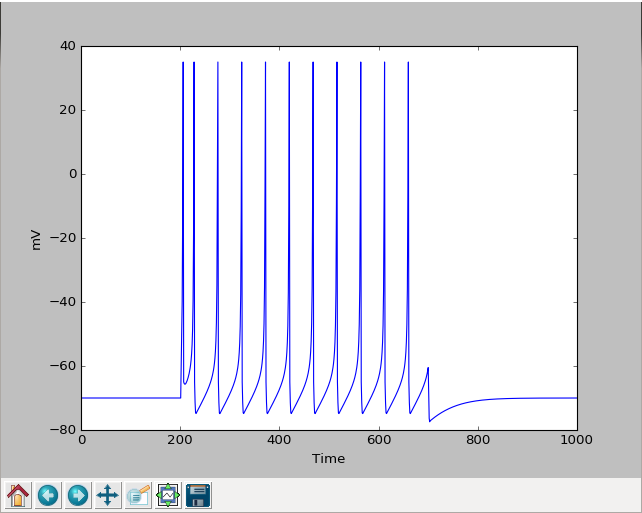

The script that drew this image:
from pylab import *

tmax = 1000
dt = 1

a = 0.02
b = 0.2
c = -65
d = 8

lapp = 10
tr = array([200, 700])/dt 
 
T = ceil(tmax / dt)
v = zeros(T)
u = zeros(T)
v[0] = -70 
u[0] = -14 
 
for t in arange(T-1):
    if t > tr[0] and t < tr[1]:
        l = lapp
    else:
        l = 0
    if v[t] < 35:
        dv = (0.04*v[t]+5)*v[t]+140-u[t]
        v[t+1] = v[t]+(dv+l)*dt
        du = a*(b*v[t]-u[t])
        u[t+1] = u[t] + dt*du
    else:
        v[t] = 35
        v[t+1] = c
        u[t+1] = u[t] + d
        
figure()
tvec = arange(0, tmax, dt)
plot(tvec, v, 'b', label='Voltage')
xlabel('Time')
ylabel('mV')
show()
